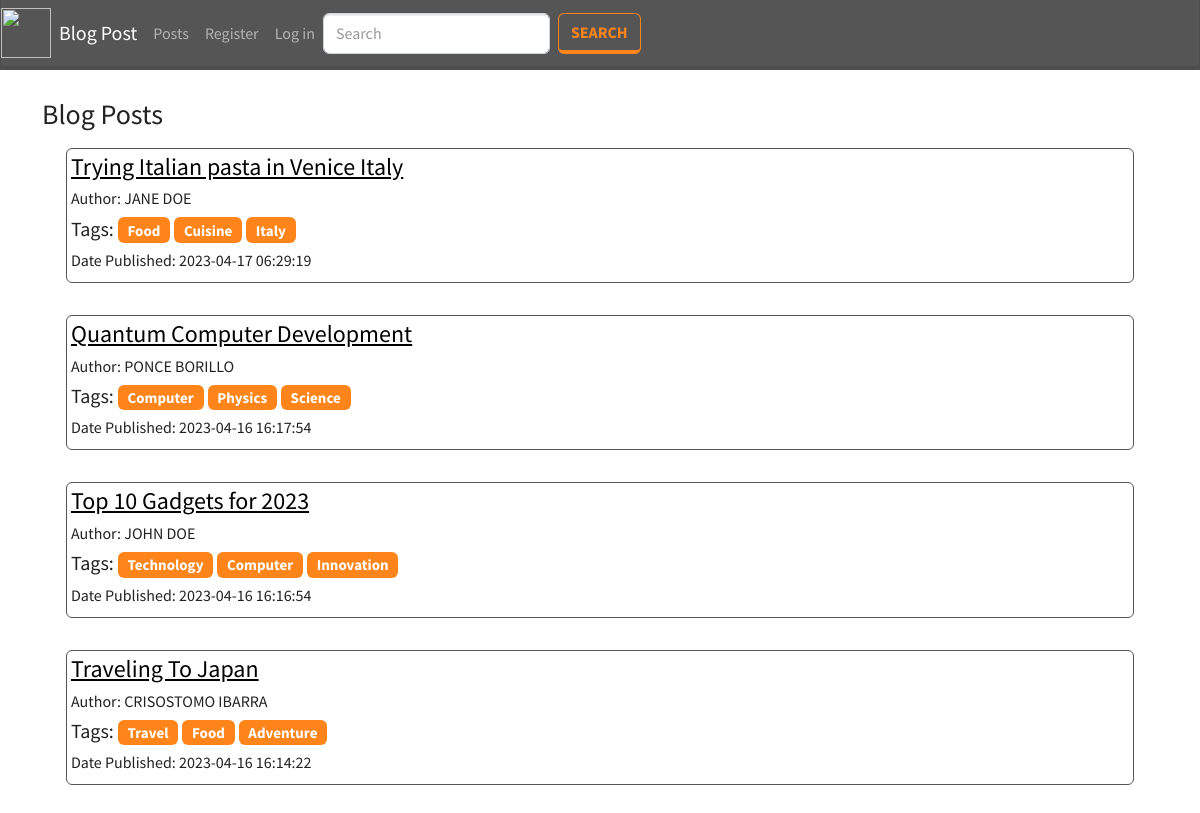
The page /all_posts.php on the database as committed earlier.
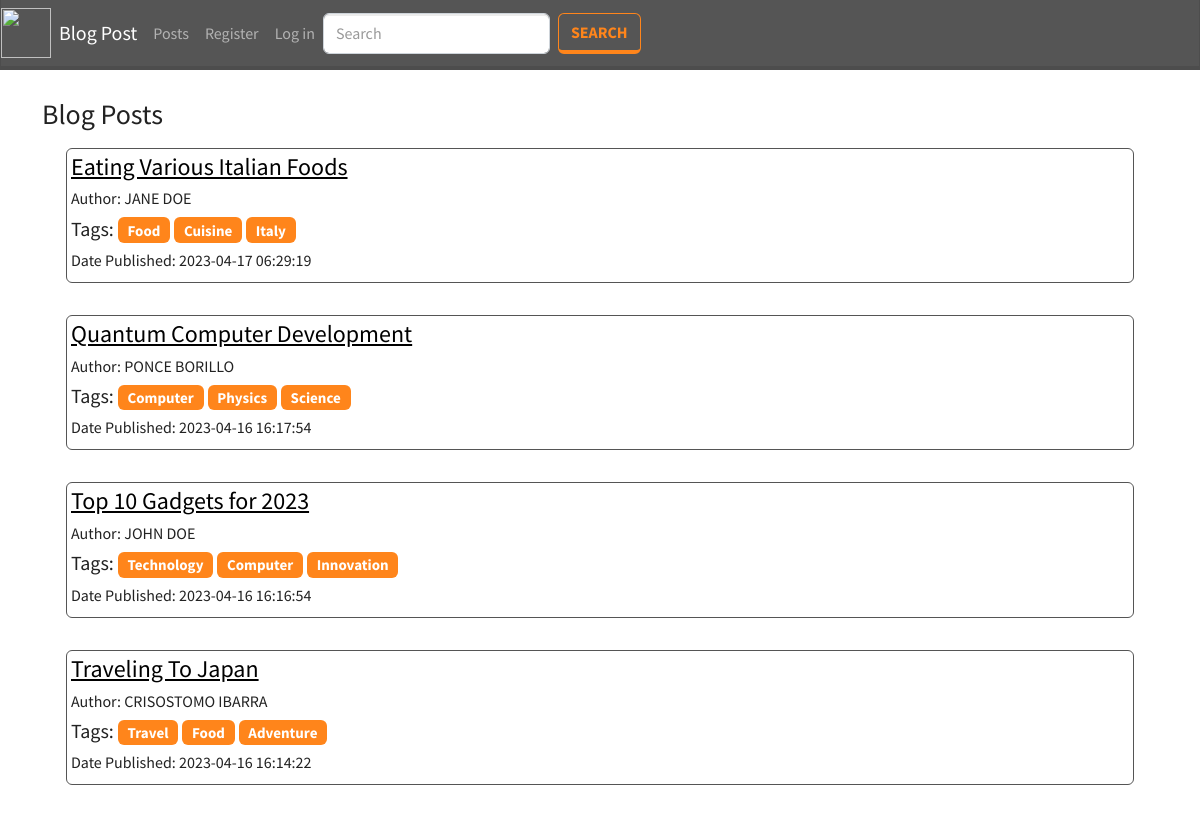
The same page on the database as committed later.
### tables this page shows
CREATE TABLE `blogs` (
  `id` int(11) NOT NULL,
  `author_id` int(11) NOT NULL,
  `title` varchar(255) NOT NULL,
  `body` longtext NOT NULL,
  `tags` varchar(255) NOT NULL,
  `date_created` datetime NOT NULL
);

CREATE TABLE `users` (
  `id` int(11) NOT NULL,
  `first_name` varchar(255) NOT NULL,
  `middle_name` varchar(255) NOT NULL,
  `last_name` varchar(255) NOT NULL,
  `email` varchar(255) NOT NULL,
  `password` varchar(255) NOT NULL,
  `privacy_policy` varchar(255) NOT NULL,
  `is_admin` int(11) NOT NULL,
  `is_active` int(11) NOT NULL,
  `image` varchar(255) NOT NULL
);

### includes/functions.php (called while the page is built, shortened)
<?php
function getAllPosts(){
    if(isset($_GET['tag'])){
        $tag = $_GET['tag'];
        $q = "SELECT b.id as `bid`, b.author_id, b.title, b.body, b.tags, b.date_created, u.id, u.first_name, u.last_name  FROM blogs b INNER JOIN users u ON b.author_id = u.id WHERE tags LIKE '%$tag%' ORDER BY bid DESC";
        $result = mysqli_query($_SESSION['conn'], $q);
        $temp = array();
        while ($row = $result->fetch_assoc()) {
            $temp[] = $row;
        }
        return $temp;
    }else{
        $q = "SELECT b.id as `bid`, b.author_id, b.title, b.body, b.tags, b.date_created, u.id, u.first_name, u.last_name  FROM blogs b INNER JOIN users u ON b.author_id = u.id ORDER BY bid DESC";
        $result = mysqli_query($_SESSION['conn'], $q);
        $temp = array();
        while ($row = $result->fetch_assoc()) {
            $temp[] = $row;
        }
        return $temp;
    }
}

### all_posts.php (the view, shortened to what this page needs)
<?php include('components/header.php'); ?>
<div class="container mt-1">
    <?php if(isset($_SESSION['id'])  && $_SESSION['is_active'] == 1){ ?>
        <h2>Welcome <?= $_SESSION['first_name']?></h2>
        <a class="btn btn-outline-warning" href="create_post.php">Create Blog</a>
        <br>
        <br>
        <h3>Blog Posts</h3>
        <?php if(isset($_SESSION['msg'])){ echo $_SESSION['msg']; unset($_SESSION['msg']);}else{ echo ' '; } ?>
        <br>
        <div class="row m-1 p-1 ">
            <div class="col ">
                <?php foreach(getAllPosts() as $res) {?>
                <div class="card border-dark p-1 m-1">
                <h4 class=""><a href="single_post.php?id=<?= $res['bid']?>" style="color: black"><?= $res['title']?></a></h4>
                <h6>Author: <?= strtoupper($res['first_name'] . " " . $res['last_name'])?></h6>
                <?php $tags = explode(',', $res['tags']) ?>
                <h5>Tags:
                    <?php foreach($tags as $tag){?>
                        <a href="all_posts.php?tag=<?=$tag?>" class="badge bg-warning" style="text-decoration: none"><?= $tag ?></a>
                    <?php } ?>
                </h5>
                <h6>Date Published: <?= $res['date_created']?></h6>
                </div>
                <br>
                <?php } ?>
            </div>
        </div>
    <?php }else{ ?>
        <br>
        <h3>Blog Posts</h3>
        <div class="row m-1 p-1">
            <div class="col">
                <?php foreach(getAllPosts() as $res) {?>
                <div class="card border-dark p-1 m-1">
                <h4><a href="single_post.php?id=<?= $res['bid']?>" style="color: black"><?= $res['title']?></a></h4>
                <h6>Author: <?= strtoupper($res['first_name'] . " " . $res['last_name'])?></h6>
                <?php $tags = explode(',', $res['tags']) ?>
                <h5>Tags:
                    <?php foreach($tags as $tag){?>
                        <a href="all_posts.php?tag=<?=$tag?>" class="badge bg-warning" style="text-decoration: none"><?= $tag ?></a>
                    <?php } ?>
                </h5>
                <h6>Date Published: <?= $res['date_created']?></h6>
                </div>
                <br>
                <?php } ?>
            </div>
        </div>
    <?php } ?>
</div>
<?php include('components/footer.php'); ?>

Rows that differ between the two databases and show on the page:
changed blogs "Cuisine": title "Trying Italian pasta in Venice Italy" → "Eating Various Italian Foods"
